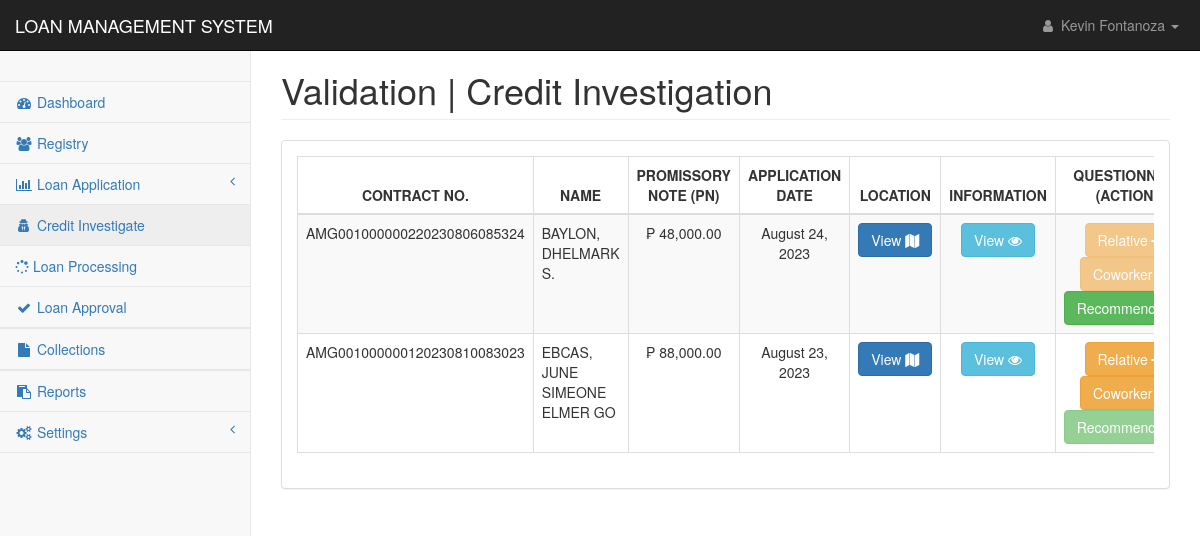
The page /pages/loan_credit_investigation.php (signed in) on the database as committed earlier.
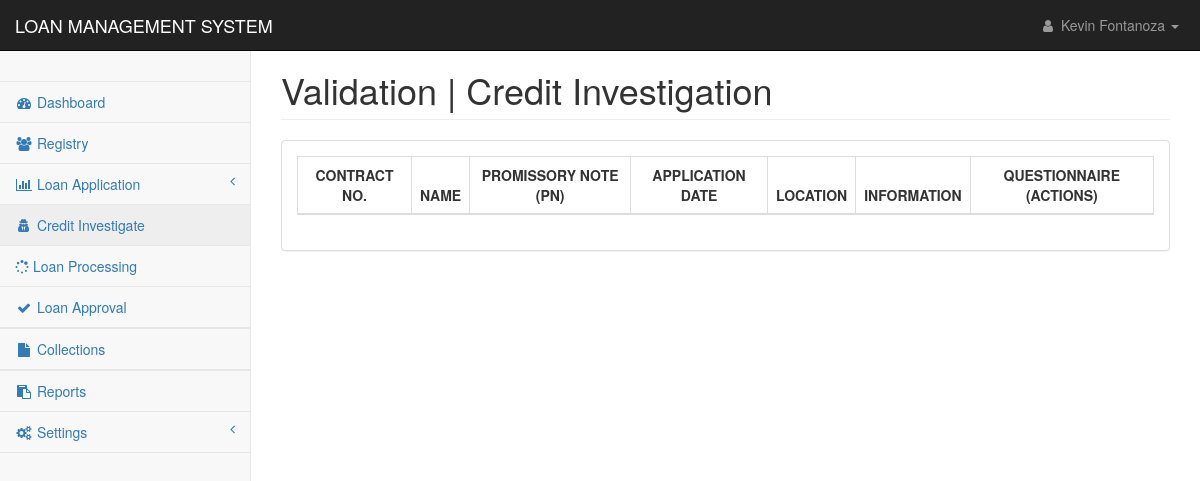
The same page on the database as committed later.
### tables this page shows
CREATE TABLE `loan_applications` (
  `loan_id` int(11) NOT NULL,
  `contract_no` text NOT NULL,
  `client_id` text NOT NULL,
  `loan_type` int(11) NOT NULL,
  `loan_duration` int(11) NOT NULL,
  `loan_amount` double NOT NULL,
  `interest_amount` double NOT NULL,
  `other_fee` double NOT NULL,
  `total_cashout` double NOT NULL,
  `monthly_amortization` int(11) NOT NULL,
  `mop` text NOT NULL,
  `ob` double NOT NULL,
  `udi_percentage` int(11) NOT NULL,
  `udi_value` double NOT NULL,
  `interest_percentage` int(11) NOT NULL,
  `application_date` datetime NOT NULL DEFAULT current_timestamp(),
  `ci_status` int(11) NOT NULL,
  `ci_by` text NOT NULL,
  `ci_remarks` text NOT NULL,
  `ci_date` datetime DEFAULT NULL,
  `approval` int(11) NOT NULL,
  `processed_by` text NOT NULL,
  `date_flagged` datetime DEFAULT NULL,
  `remarks` text NOT NULL,
  `paid` int(11) NOT NULL,
  `loan_status` text NOT NULL,
  `process_status` int(11) NOT NULL,
  `effective_date` date NOT NULL
);

CREATE TABLE `applicants_personal` (
  `applicant_id` int(11) NOT NULL,
  `applicant_code` text NOT NULL,
  `firstname` text NOT NULL,
  `middlename` text NOT NULL,
  `lastname` text NOT NULL,
  `suffix` text NOT NULL,
  `nickname` text NOT NULL,
  `age` text NOT NULL,
  `gender` text NOT NULL,
  `contact1` text NOT NULL,
  `mstatus` text NOT NULL,
  `dob1` date NOT NULL,
  `pob1` text NOT NULL,
  `block1` text NOT NULL,
  `street1` text NOT NULL,
  `phase1` text NOT NULL,
  `brgy1` text NOT NULL,
  `city1` text NOT NULL,
  `province1` text NOT NULL,
  `map_url` text NOT NULL,
  `residence1` text NOT NULL,
  `lwith1` text NOT NULL,
  `block2` text NOT NULL,
  `street2` text NOT NULL,
  `phase2` text NOT NULL,
  `brgy2` text NOT NULL,
  `city2` text NOT NULL,
  `province2` text NOT NULL,
  `residence2` text NOT NULL,
  `lwith2` text NOT NULL,
  `mothername` text NOT NULL,
  `mothercon` text NOT NULL,
  `fathername` text NOT NULL,
  `fathercon` text NOT NULL,
  `file` text NOT NULL,
  `date_encoded` date NOT NULL
);

### pages/loan_credit_investigation.php (the view, shortened to what the changed rows need)
<?php
include('../config/conn.php');
?>
<!DOCTYPE html>
<html lang="en">
<head>
    <link href="../css/bootstrap.min.css" rel="stylesheet">
    <link href="../css/metisMenu.min.css" rel="stylesheet">
    <link href="../css/dataTables/dataTables.bootstrap.css" rel="stylesheet">
    <link href="../css/dataTables/dataTables.responsive.css" rel="stylesheet">
    <link href="../css/startmin.css" rel="stylesheet">
    <link href="../css/font-awesome.min.css" rel="stylesheet" type="text/css">
</head>
<body>
    <div id="wrapper">
        <div id="page-wrapper">
            <div class="container-fluid">
                <div class="row">
                    <div class="col-lg-12">
                        <h1 class="page-header">Validation | Credit Investigation</h1>
                    </div>
                </div>
                <div class="row">
                    <div class="col-lg-12">
                        <div class="panel panel-default">
                            <div class="panel-body">
                                <div class="table-responsive">
                                    <table class="table table-striped table-bordered table-hover"
                                        id="dataTables-example">
                                        <thead>
                                            <tr>
                                                <th class="text-center">CONTRACT NO.</th>
                                                <th class="text-center">NAME</th>
                                                <th class="text-center">PROMISSORY NOTE (PN)</th>
                                                <th class="text-center">APPLICATION DATE</th>
                                                <th class="text-center">LOCATION</th>
                                                <th class="text-center">INFORMATION</th>
                                                <th class="text-center">QUESTIONNAIRE (ACTIONS)</th>
                                            </tr>
                                        </thead>
                                        <tbody>
                                            <?php
                                                $sql ="SELECT * FROM loan_applications
                                                INNER JOIN applicants_personal
                                                ON applicants_personal.applicant_code = loan_applications.client_id WHERE loan_applications.ci_status = 0
                                                ORDER BY applicants_personal.lastname ASC";
                                                $res = mysqli_query($con,$sql);
                                                    if(mysqli_num_rows($res) > 0){
                                                        while($row = mysqli_fetch_assoc($res)) {
                                                        $cid = $row['applicant_code'];
                                                        $adate = $row['application_date'];
                                                        $contract = $row['contract_no'];
                                                ?>
                                            <tr class="odd gradeX">
                                                <td><?php echo $contract;?></td>
                                                <td><?php echo $row['lastname'].', '.$row['firstname'].' '.$row['suffix'].' '.$row['middlename'];?>
                                                </td>
                                                <td class="text-center">₱
                                                    <?php echo number_format($row['loan_amount'],2);?></td>
                                                <td class="text-center"><?php echo date('F d, Y',strtotime($adate));?>
                                                </td>
                                                <td style="text-align:center;"><a class="btn btn-primary"
                                                        href="<?php echo $row['map_url'];?>" target="_blank">View <i
                                                            class="fa fa-map"></i> </a></td>
                                                <td style="text-align:center;"><a class="btn btn-info"
                                                        href="registry_applicant_view.php?id=<?php echo $cid;?>">View <i
                                                            class="fa fa-eye"></i> </td>
                                                <td style="text-align:center">
                                                    <?php
                                                        $contract = $row['contract_no'];
                                                        $exists = "SELECT * FROM answers WHERE contract_no='$contract'";
                                                        $res_ex = mysqli_query($con,$exists);
                                                        if(mysqli_num_rows($res_ex) > 0){
                                                            while($row = mysqli_fetch_assoc($res_ex)) {
                                                                $control = $row['question31'] == null;
                                                                $control2 =  $row['question1'] == null;
                                                            }
                                                            if($control == 1 && $control2 == 1){
                                                                ?>
                                                    <a
                                                        href="loan_credit_investigation_validate.php?contract=<?php echo $contract ?>">
                                                        <button type="button" class="btn btn-warning btn-sml">
                                                            Relative <i class="fa fa-long-arrow-right"
                                                                aria-hidden="true" title="Copy to use save"></i>
                                                        </button></a>
                                                    <a
                                                        href="loan_credit_investigation_validate_coworker.php?contract=<?php echo $contract ?>">
                                                        <button type="button" class="btn btn-warning btn-sml">
                                                            Coworker <i class="fa fa-long-arrow-right"
                                                                aria-hidden="true" title="Copy to use save"></i>
                                                        </button></a>
                                                    <button type="button" disabled class="btn btn-success btn-sml"
                                                        data-toggle="modal"
                                                        data-target="#recommend<?php echo $contract?>">
                                                        Recommendation
                                                    </button>
                                                    <?php
                                                    }else if ($control == 0 && $control2 == 0) {
                                                    ?>
                                                    <button type="button" disabled class="btn btn-warning btn-sml">
                                                        Relative <i class="fa fa-long-arrow-right"
                                                            aria-hidden="true" title="Copy to use save"></i>
                                                    </button>
                                                    <button type="button" disabled class="btn btn-warning btn-sml">
                                                        Coworker
                                                    </button>
                                                    <button type="button" class="btn btn-success btn-sml"
                                                        data-toggle="modal"
                                                        data-target="#recommend<?php echo $contract?>">
                                                        Recommendation
                                                    </button>
                                                    <?php
                                                    }
                                                        }else{
                                                            ?>
                                                    <a
                                                        href="loan_credit_investigation_validate.php?contract=<?php echo $contract ?>">
                                                        <button type="button" class="btn btn-warning btn-sml">
                                                            Relative <i class="fa fa-long-arrow-right"
                                                                aria-hidden="true" title="Copy to use save"></i>
                                                        </button>
                                                    </a>
                                                    <a
                                                        href="loan_credit_investigation_validate_coworker.php?contract=<?php echo $contract ?>">
                                                        <button type="button" class="btn btn-warning btn-sml">
                                                            Coworker
                                                        </button>
                                                    </a>
                                                    <button type="button" disabled class="btn btn-success btn-sml"
                                                        data-toggle="modal"
                                                        data-target="#recommend<?php echo $contract?>">
                                                        Recommendation
                                                    </button>
                                                    <?php
                                                        }
                                                    ?>
                                                </td>
                                            </tr>
                                            <?php
                                                }
                                            }?>
                                        </tbody>
                                    </table>
                                </div>
                            </div>
                        </div>
                    </div>
                </div>
            </div>
        </div>
    </div>
</body>
</html>

Rows that differ between the two databases and show on the page:
removed loan_applications: contract_no "AMG001000000220230806085324", applicants_personal.lastname "BAYLON", applicants_personal.firstname "DHELMARK", applicants_personal.middlename "S.", loan_amount "48,000.00", application_date "August 24, 2023"
removed loan_applications: contract_no "AMG001000000120230810083023", applicants_personal.lastname "EBCAS", applicants_personal.firstname "JUNE SIMEONE ELMER", applicants_personal.middlename "GO", loan_amount "88,000.00", application_date "August 23, 2023"
